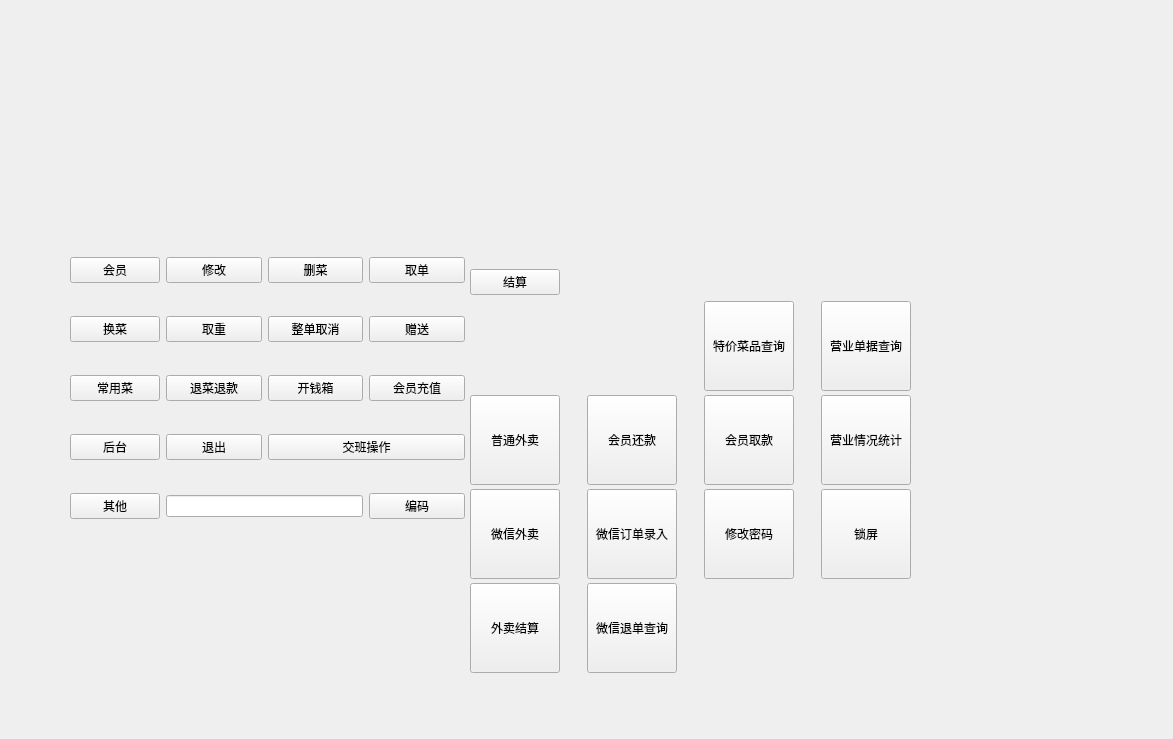
<?xml version="1.0" encoding="UTF-8"?>
<ui version="4.0">
 <class>fastorder_dialog_pay_info</class>
 <widget class="QDialog" name="fastorder_dialog_pay_info">
  <property name="geometry">
   <rect>
    <x>0</x>
    <y>0</y>
    <width>1173</width>
    <height>739</height>
   </rect>
  </property>
  <property name="windowTitle">
   <string>Dialog</string>
  </property>
  <widget class="QFrame" name="frame">
   <property name="geometry">
    <rect>
     <x>440</x>
     <y>260</y>
     <width>501</width>
     <height>421</height>
    </rect>
   </property>
   <property name="styleSheet">
    <string notr="true"/>
   </property>
   <property name="frameShape">
    <enum>QFrame::NoFrame</enum>
   </property>
   <property name="frameShadow">
    <enum>QFrame::Plain</enum>
   </property>
   <property name="lineWidth">
    <number>0</number>
   </property>
   <layout class="QGridLayout" name="gridLayout">
    <item row="4" column="0">
     <widget class="lds_pushbutton_wrap" name="pushButton_waimaipay">
      <property name="sizePolicy">
       <sizepolicy hsizetype="Expanding" vsizetype="Expanding">
        <horstretch>0</horstretch>
        <verstretch>0</verstretch>
       </sizepolicy>
      </property>
      <property name="minimumSize">
       <size>
        <width>90</width>
        <height>90</height>
       </size>
      </property>
      <property name="maximumSize">
       <size>
        <width>90</width>
        <height>90</height>
       </size>
      </property>
      <property name="focusPolicy">
       <enum>Qt::NoFocus</enum>
      </property>
      <property name="styleSheet">
       <string notr="true"/>
      </property>
      <property name="text">
       <string>外卖结算</string>
      </property>
      <property name="outer_stylesheet" stdset="0">
       <string>pushbutton_type</string>
      </property>
     </widget>
    </item>
    <item row="2" column="0">
     <widget class="lds_pushbutton_wrap" name="pushButton_waimai">
      <property name="sizePolicy">
       <sizepolicy hsizetype="Expanding" vsizetype="Expanding">
        <horstretch>0</horstretch>
        <verstretch>0</verstretch>
       </sizepolicy>
      </property>
      <property name="minimumSize">
       <size>
        <width>90</width>
        <height>90</height>
       </size>
      </property>
      <property name="maximumSize">
       <size>
        <width>90</width>
        <height>90</height>
       </size>
      </property>
      <property name="focusPolicy">
       <enum>Qt::NoFocus</enum>
      </property>
      <property name="styleSheet">
       <string notr="true"/>
      </property>
      <property name="text">
       <string>普通外卖</string>
      </property>
      <property name="outer_stylesheet" stdset="0">
       <string>pushbutton_type</string>
      </property>
     </widget>
    </item>
    <item row="2" column="3">
     <widget class="lds_pushbutton_wrap" name="pushButton_sys_yingyeqingkuang">
      <property name="sizePolicy">
       <sizepolicy hsizetype="Expanding" vsizetype="Expanding">
        <horstretch>0</horstretch>
        <verstretch>0</verstretch>
       </sizepolicy>
      </property>
      <property name="minimumSize">
       <size>
        <width>90</width>
        <height>90</height>
       </size>
      </property>
      <property name="maximumSize">
       <size>
        <width>90</width>
        <height>90</height>
       </size>
      </property>
      <property name="focusPolicy">
       <enum>Qt::NoFocus</enum>
      </property>
      <property name="styleSheet">
       <string notr="true"/>
      </property>
      <property name="text">
       <string>营业情况统计</string>
      </property>
      <property name="outer_stylesheet" stdset="0">
       <string>pushbutton_type</string>
      </property>
     </widget>
    </item>
    <item row="1" column="3">
     <widget class="lds_pushbutton_wrap" name="pushButton_sys_yingyedanju">
      <property name="enabled">
       <bool>true</bool>
      </property>
      <property name="sizePolicy">
       <sizepolicy hsizetype="Expanding" vsizetype="Expanding">
        <horstretch>0</horstretch>
        <verstretch>0</verstretch>
       </sizepolicy>
      </property>
      <property name="minimumSize">
       <size>
        <width>90</width>
        <height>90</height>
       </size>
      </property>
      <property name="maximumSize">
       <size>
        <width>90</width>
        <height>90</height>
       </size>
      </property>
      <property name="focusPolicy">
       <enum>Qt::NoFocus</enum>
      </property>
      <property name="styleSheet">
       <string notr="true"/>
      </property>
      <property name="text">
       <string>营业单据查询</string>
      </property>
      <property name="outer_stylesheet" stdset="0">
       <string>pushbutton_type</string>
      </property>
     </widget>
    </item>
    <item row="2" column="1">
     <widget class="lds_pushbutton_wrap" name="pushButton_mhangpay">
      <property name="sizePolicy">
       <sizepolicy hsizetype="Expanding" vsizetype="Expanding">
        <horstretch>0</horstretch>
        <verstretch>0</verstretch>
       </sizepolicy>
      </property>
      <property name="minimumSize">
       <size>
        <width>90</width>
        <height>90</height>
       </size>
      </property>
      <property name="maximumSize">
       <size>
        <width>90</width>
        <height>90</height>
       </size>
      </property>
      <property name="focusPolicy">
       <enum>Qt::NoFocus</enum>
      </property>
      <property name="styleSheet">
       <string notr="true"/>
      </property>
      <property name="text">
       <string>会员还款</string>
      </property>
      <property name="outer_stylesheet" stdset="0">
       <string>pushbutton_type</string>
      </property>
     </widget>
    </item>
    <item row="4" column="1">
     <widget class="lds_pushbutton_wrap" name="pushButton_weixinquitbill">
      <property name="sizePolicy">
       <sizepolicy hsizetype="Expanding" vsizetype="Expanding">
        <horstretch>0</horstretch>
        <verstretch>0</verstretch>
       </sizepolicy>
      </property>
      <property name="minimumSize">
       <size>
        <width>90</width>
        <height>90</height>
       </size>
      </property>
      <property name="maximumSize">
       <size>
        <width>90</width>
        <height>90</height>
       </size>
      </property>
      <property name="focusPolicy">
       <enum>Qt::NoFocus</enum>
      </property>
      <property name="styleSheet">
       <string notr="true"/>
      </property>
      <property name="text">
       <string>微信退单查询</string>
      </property>
      <property name="outer_stylesheet" stdset="0">
       <string>pushbutton_type</string>
      </property>
     </widget>
    </item>
    <item row="1" column="2">
     <widget class="lds_pushbutton_wrap" name="pushButton_sys_tejia">
      <property name="sizePolicy">
       <sizepolicy hsizetype="Expanding" vsizetype="Expanding">
        <horstretch>0</horstretch>
        <verstretch>0</verstretch>
       </sizepolicy>
      </property>
      <property name="minimumSize">
       <size>
        <width>90</width>
        <height>90</height>
       </size>
      </property>
      <property name="maximumSize">
       <size>
        <width>90</width>
        <height>90</height>
       </size>
      </property>
      <property name="focusPolicy">
       <enum>Qt::NoFocus</enum>
      </property>
      <property name="styleSheet">
       <string notr="true"/>
      </property>
      <property name="text">
       <string>特价菜品查询</string>
      </property>
      <property name="outer_stylesheet" stdset="0">
       <string>pushbutton_type</string>
      </property>
     </widget>
    </item>
    <item row="3" column="3">
     <widget class="lds_pushbutton_wrap" name="pushButton_sys_suoping">
      <property name="sizePolicy">
       <sizepolicy hsizetype="Expanding" vsizetype="Expanding">
        <horstretch>0</horstretch>
        <verstretch>0</verstretch>
       </sizepolicy>
      </property>
      <property name="minimumSize">
       <size>
        <width>90</width>
        <height>90</height>
       </size>
      </property>
      <property name="maximumSize">
       <size>
        <width>90</width>
        <height>90</height>
       </size>
      </property>
      <property name="focusPolicy">
       <enum>Qt::NoFocus</enum>
      </property>
      <property name="styleSheet">
       <string notr="true"/>
      </property>
      <property name="text">
       <string>锁屏</string>
      </property>
      <property name="outer_stylesheet" stdset="0">
       <string>pushbutton_type</string>
      </property>
     </widget>
    </item>
    <item row="3" column="1">
     <widget class="lds_pushbutton_wrap" name="pushButton_weixinbill_import">
      <property name="sizePolicy">
       <sizepolicy hsizetype="Expanding" vsizetype="Expanding">
        <horstretch>0</horstretch>
        <verstretch>0</verstretch>
       </sizepolicy>
      </property>
      <property name="minimumSize">
       <size>
        <width>90</width>
        <height>90</height>
       </size>
      </property>
      <property name="maximumSize">
       <size>
        <width>90</width>
        <height>90</height>
       </size>
      </property>
      <property name="focusPolicy">
       <enum>Qt::NoFocus</enum>
      </property>
      <property name="styleSheet">
       <string notr="true"/>
      </property>
      <property name="text">
       <string>微信订单录入</string>
      </property>
      <property name="outer_stylesheet" stdset="0">
       <string>pushbutton_type</string>
      </property>
     </widget>
    </item>
    <item row="2" column="2">
     <widget class="lds_pushbutton_wrap" name="pushButton_sys_qukuan">
      <property name="sizePolicy">
       <sizepolicy hsizetype="Expanding" vsizetype="Expanding">
        <horstretch>0</horstretch>
        <verstretch>0</verstretch>
       </sizepolicy>
      </property>
      <property name="minimumSize">
       <size>
        <width>90</width>
        <height>90</height>
       </size>
      </property>
      <property name="maximumSize">
       <size>
        <width>90</width>
        <height>90</height>
       </size>
      </property>
      <property name="focusPolicy">
       <enum>Qt::NoFocus</enum>
      </property>
      <property name="styleSheet">
       <string notr="true"/>
      </property>
      <property name="text">
       <string>会员取款</string>
      </property>
      <property name="outer_stylesheet" stdset="0">
       <string>pushbutton_type</string>
      </property>
     </widget>
    </item>
    <item row="3" column="0">
     <widget class="lds_pushbutton_wrap" name="pushButton_weixinwaimai">
      <property name="sizePolicy">
       <sizepolicy hsizetype="Expanding" vsizetype="Expanding">
        <horstretch>0</horstretch>
        <verstretch>0</verstretch>
       </sizepolicy>
      </property>
      <property name="minimumSize">
       <size>
        <width>90</width>
        <height>90</height>
       </size>
      </property>
      <property name="maximumSize">
       <size>
        <width>90</width>
        <height>90</height>
       </size>
      </property>
      <property name="focusPolicy">
       <enum>Qt::NoFocus</enum>
      </property>
      <property name="styleSheet">
       <string notr="true"/>
      </property>
      <property name="text">
       <string>微信外卖</string>
      </property>
      <property name="outer_stylesheet" stdset="0">
       <string>pushbutton_type</string>
      </property>
     </widget>
    </item>
    <item row="3" column="2">
     <widget class="lds_pushbutton_wrap" name="pushButton_sys_xiugaimima">
      <property name="sizePolicy">
       <sizepolicy hsizetype="Expanding" vsizetype="Expanding">
        <horstretch>0</horstretch>
        <verstretch>0</verstretch>
       </sizepolicy>
      </property>
      <property name="minimumSize">
       <size>
        <width>90</width>
        <height>90</height>
       </size>
      </property>
      <property name="maximumSize">
       <size>
        <width>90</width>
        <height>90</height>
       </size>
      </property>
      <property name="focusPolicy">
       <enum>Qt::NoFocus</enum>
      </property>
      <property name="styleSheet">
       <string notr="true"/>
      </property>
      <property name="text">
       <string>修改密码</string>
      </property>
      <property name="outer_stylesheet" stdset="0">
       <string>pushbutton_type</string>
      </property>
     </widget>
    </item>
    <item row="0" column="0">
     <widget class="public_pushbutton_pay" name="pushButton_pay">
      <property name="sizePolicy">
       <sizepolicy hsizetype="Minimum" vsizetype="Expanding">
        <horstretch>0</horstretch>
        <verstretch>0</verstretch>
       </sizepolicy>
      </property>
      <property name="focusPolicy">
       <enum>Qt::NoFocus</enum>
      </property>
      <property name="text">
       <string>结算</string>
      </property>
     </widget>
    </item>
   </layout>
  </widget>
  <widget class="QFrame" name="frame_bottom">
   <property name="geometry">
    <rect>
     <x>50</x>
     <y>60</y>
     <width>790</width>
     <height>58</height>
    </rect>
   </property>
   <property name="minimumSize">
    <size>
     <width>0</width>
     <height>47</height>
    </size>
   </property>
   <property name="styleSheet">
    <string notr="true"/>
   </property>
   <property name="frameShape">
    <enum>QFrame::NoFrame</enum>
   </property>
   <property name="frameShadow">
    <enum>QFrame::Raised</enum>
   </property>
   <layout class="QHBoxLayout" name="horizontalLayout_2">
    <property name="spacing">
     <number>2</number>
    </property>
    <property name="topMargin">
     <number>4</number>
    </property>
    <property name="bottomMargin">
     <number>4</number>
    </property>
   </layout>
  </widget>
  <widget class="QWidget" name="layoutWidget">
   <property name="geometry">
    <rect>
     <x>70</x>
     <y>230</y>
     <width>395</width>
     <height>321</height>
    </rect>
   </property>
   <layout class="QGridLayout" name="gridLayout_2">
    <item row="0" column="0">
     <widget class="public_pushbuton_rt_check" name="pushButton_member">
      <property name="focusPolicy">
       <enum>Qt::NoFocus</enum>
      </property>
      <property name="text">
       <string>会员</string>
      </property>
      <property name="outer_stylesheet" stdset="0">
       <string>pushbutton_type</string>
      </property>
     </widget>
    </item>
    <item row="0" column="1">
     <widget class="QPushButton" name="pushButton_detail">
      <property name="focusPolicy">
       <enum>Qt::NoFocus</enum>
      </property>
      <property name="styleSheet">
       <string notr="true"/>
      </property>
      <property name="text">
       <string>修改</string>
      </property>
      <property name="outer_stylesheet" stdset="0">
       <string>pushbutton_type</string>
      </property>
     </widget>
    </item>
    <item row="0" column="2">
     <widget class="QPushButton" name="pushButton_del">
      <property name="focusPolicy">
       <enum>Qt::NoFocus</enum>
      </property>
      <property name="styleSheet">
       <string notr="true"/>
      </property>
      <property name="text">
       <string>删菜</string>
      </property>
      <property name="outer_stylesheet" stdset="0">
       <string>pushbutton_type</string>
      </property>
     </widget>
    </item>
    <item row="0" column="3">
     <widget class="public_pushbuton_rt_check" name="pushButton_takebill">
      <property name="focusPolicy">
       <enum>Qt::NoFocus</enum>
      </property>
      <property name="styleSheet">
       <string notr="true"/>
      </property>
      <property name="text">
       <string>取单</string>
      </property>
      <property name="outer_stylesheet" stdset="0">
       <string>pushbutton_type</string>
      </property>
     </widget>
    </item>
    <item row="1" column="0">
     <widget class="lds_pushbutton_wrap" name="pushButton_change">
      <property name="focusPolicy">
       <enum>Qt::NoFocus</enum>
      </property>
      <property name="styleSheet">
       <string notr="true"/>
      </property>
      <property name="text">
       <string>换菜</string>
      </property>
      <property name="outer_stylesheet" stdset="0">
       <string>pushbutton_type</string>
      </property>
     </widget>
    </item>
    <item row="1" column="1">
     <widget class="lds_pushbutton_wrap" name="pushButton_takeweight">
      <property name="focusPolicy">
       <enum>Qt::NoFocus</enum>
      </property>
      <property name="styleSheet">
       <string notr="true"/>
      </property>
      <property name="text">
       <string>取重</string>
      </property>
      <property name="outer_stylesheet" stdset="0">
       <string>pushbutton_type</string>
      </property>
     </widget>
    </item>
    <item row="1" column="2">
     <widget class="lds_pushbutton_wrap" name="pushButton_allbillcancel">
      <property name="focusPolicy">
       <enum>Qt::NoFocus</enum>
      </property>
      <property name="styleSheet">
       <string notr="true"/>
      </property>
      <property name="text">
       <string>整单取消</string>
      </property>
      <property name="outer_stylesheet" stdset="0">
       <string>pushbutton_type</string>
      </property>
     </widget>
    </item>
    <item row="1" column="3">
     <widget class="lds_pushbutton_wrap" name="pushButton_present">
      <property name="focusPolicy">
       <enum>Qt::NoFocus</enum>
      </property>
      <property name="styleSheet">
       <string notr="true"/>
      </property>
      <property name="text">
       <string>赠送</string>
      </property>
      <property name="outer_stylesheet" stdset="0">
       <string>pushbutton_type</string>
      </property>
     </widget>
    </item>
    <item row="2" column="0">
     <widget class="lds_pushbutton_wrap" name="pushButton_changyong">
      <property name="focusPolicy">
       <enum>Qt::NoFocus</enum>
      </property>
      <property name="styleSheet">
       <string notr="true"/>
      </property>
      <property name="text">
       <string>常用菜</string>
      </property>
      <property name="outer_stylesheet" stdset="0">
       <string>pushbutton_type</string>
      </property>
     </widget>
    </item>
    <item row="2" column="1">
     <widget class="lds_pushbutton_wrap" name="pushButton_exitbill">
      <property name="focusPolicy">
       <enum>Qt::NoFocus</enum>
      </property>
      <property name="styleSheet">
       <string notr="true"/>
      </property>
      <property name="text">
       <string>退菜退款</string>
      </property>
      <property name="outer_stylesheet" stdset="0">
       <string>pushbutton_type</string>
      </property>
     </widget>
    </item>
    <item row="2" column="2">
     <widget class="lds_pushbutton_wrap" name="pushButton_sys_kaiqianxiang">
      <property name="focusPolicy">
       <enum>Qt::NoFocus</enum>
      </property>
      <property name="styleSheet">
       <string notr="true"/>
      </property>
      <property name="text">
       <string>开钱箱</string>
      </property>
      <property name="outer_stylesheet" stdset="0">
       <string>pushbutton_type</string>
      </property>
     </widget>
    </item>
    <item row="2" column="3">
     <widget class="lds_pushbutton_wrap" name="pushButton_sys_chongzhi">
      <property name="focusPolicy">
       <enum>Qt::NoFocus</enum>
      </property>
      <property name="styleSheet">
       <string notr="true"/>
      </property>
      <property name="text">
       <string>会员充值</string>
      </property>
      <property name="outer_stylesheet" stdset="0">
       <string>pushbutton_type</string>
      </property>
     </widget>
    </item>
    <item row="3" column="0">
     <widget class="lds_pushbutton_wrap" name="pushButton_sys_switchback">
      <property name="maximumSize">
       <size>
        <width>90</width>
        <height>90</height>
       </size>
      </property>
      <property name="focusPolicy">
       <enum>Qt::NoFocus</enum>
      </property>
      <property name="styleSheet">
       <string notr="true"/>
      </property>
      <property name="text">
       <string>后台</string>
      </property>
      <property name="outer_stylesheet" stdset="0">
       <string>pushbutton_type</string>
      </property>
     </widget>
    </item>
    <item row="3" column="1">
     <widget class="lds_pushbutton_wrap" name="pushButton_tuichu">
      <property name="focusPolicy">
       <enum>Qt::NoFocus</enum>
      </property>
      <property name="styleSheet">
       <string notr="true"/>
      </property>
      <property name="text">
       <string>退出</string>
      </property>
      <property name="outer_stylesheet" stdset="0">
       <string>pushbutton_type</string>
      </property>
     </widget>
    </item>
    <item row="3" column="2" colspan="2">
     <widget class="lds_pushbutton_wrap" name="pushButton_sys_jiaoban">
      <property name="focusPolicy">
       <enum>Qt::NoFocus</enum>
      </property>
      <property name="styleSheet">
       <string notr="true"/>
      </property>
      <property name="text">
       <string>交班操作</string>
      </property>
      <property name="outer_stylesheet" stdset="0">
       <string>pushbutton_type</string>
      </property>
     </widget>
    </item>
    <item row="4" column="0">
     <widget class="QPushButton" name="pushButton_other">
      <property name="focusPolicy">
       <enum>Qt::NoFocus</enum>
      </property>
      <property name="styleSheet">
       <string notr="true"/>
      </property>
      <property name="text">
       <string>其他</string>
      </property>
      <property name="icon">
       <iconset resource="../res.qrc">
        <normaloff>:/image/btn_icon/11.png</normaloff>:/image/btn_icon/11.png</iconset>
      </property>
      <property name="outer_stylesheet" stdset="0">
       <string>pushbutton_type</string>
      </property>
     </widget>
    </item>
    <item row="4" column="1" colspan="2">
     <widget class="lds_lineedit" name="lineEdit_scan">
      <property name="styleSheet">
       <string notr="true"/>
      </property>
      <property name="outer_stylesheet" stdset="0">
       <string>lineedit_qt_input</string>
      </property>
     </widget>
    </item>
    <item row="4" column="3">
     <widget class="QPushButton" name="pushButton_bianma">
      <property name="focusPolicy">
       <enum>Qt::NoFocus</enum>
      </property>
      <property name="styleSheet">
       <string notr="true"/>
      </property>
      <property name="text">
       <string>编码</string>
      </property>
      <property name="icon">
       <iconset resource="../res.qrc">
        <normaloff>:/image/btn_icon/2.png</normaloff>:/image/btn_icon/2.png</iconset>
      </property>
      <property name="outer_stylesheet" stdset="0">
       <string>pushbutton_type</string>
      </property>
     </widget>
    </item>
   </layout>
  </widget>
  <zorder>layoutWidget</zorder>
  <zorder>frame</zorder>
  <zorder>frame_bottom</zorder>
 </widget>
 <customwidgets>
  <customwidget>
   <class>lds_lineedit</class>
   <extends>QLineEdit</extends>
   <header>lds_lineedit.h</header>
  </customwidget>
  <customwidget>
   <class>lds_pushbutton_wrap</class>
   <extends>QPushButton</extends>
   <header>lds_pushbutton_wrap.h</header>
  </customwidget>
  <customwidget>
   <class>public_pushbuton_rt_check</class>
   <extends>QPushButton</extends>
   <header>public_pushbuton_rt_check.h</header>
  </customwidget>
  <customwidget>
   <class>public_pushbutton_pay</class>
   <extends>QPushButton</extends>
   <header>public_pushbutton_pay.h</header>
  </customwidget>
 </customwidgets>
 <resources>
  <include location="../res.qrc"/>
 </resources>
 <connections/>
</ui>
